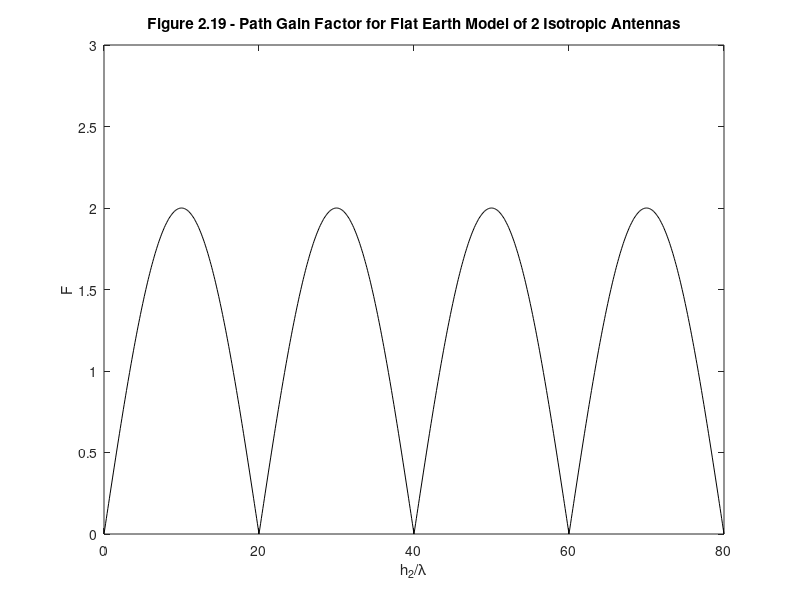

MATLAB code for this plot:
%%%%%%%%%%%%%%%%%%%%%%%%%%%%%%%%%%%%%%%%%%%%%%%%%%%%%%%%%%%%%
%%                                                         %%
%% ******************************************************  %%
%% * Smart Antennas for Wireless Applications w/ Matlab *  %%
%% ******************************************************  %%
%%                                                         %%
%% Chapter 2: Fig. 2.19                                    %%
%%                                                         %%
%% Author: Frank Gross                                     %%
%% McGraw-Hill, 2005                                       %%
%% Date:  11/13/2004                                       %%
%%                                                         %%
%% This code creates Figure 2.19, a plot of path gain      %%
%%     factor, F, for the flat earth model with two        %%
%%     isotropic antennas.                                 %%
%%%%%%%%%%%%%%%%%%%%%%%%%%%%%%%%%%%%%%%%%%%%%%%%%%%%%%%%%%%%%

%%----------------- Define Variables: ---------------------%%
% h2 - height of receive antenna w.r.t. wavelength          %
% h1 - height of transmit antenna                           %
% d - distance between antennas                             %
% 
%%---------------------------------------------------------%%

%%----- Givens -----%%

h2 = 0:.1:80; h1 = 5; d = 200;

%%----- Determine Path Gain Factor -----%%

F = 2*abs(sin(2*pi*h1*h2/d));

%%----- Plot Results -----%%

figure(1), plot(h2,F,'k')
ylabel('F'), xlabel('h_2/\lambda')
title('\bfFigure 2.19 - Path Gain Factor for Flat Earth Model of 2 Isotropic Antennas')
axis([0 80 0 3])
